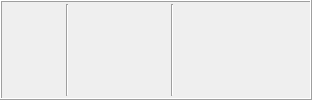
            <widget class="QFrame" name="horizontalFrame">
             <property name="sizePolicy">
              <sizepolicy hsizetype="Minimum" vsizetype="Preferred">
               <horstretch>0</horstretch>
               <verstretch>0</verstretch>
              </sizepolicy>
             </property>
             <property name="frameShape">
              <enum>QFrame::Box</enum>
             </property>
             <property name="frameShadow">
              <enum>QFrame::Raised</enum>
             </property>
             <layout class="QHBoxLayout" name="horizontalLayout_4">
              <property name="leftMargin">
               <number>0</number>
              </property>
              <property name="topMargin">
               <number>2</number>
              </property>
              <property name="rightMargin">
               <number>0</number>
              </property>
              <property name="bottomMargin">
               <number>2</number>
              </property>
              <item>
               <widget class="QToolButton" name="select_all_button">
                <property name="toolTip">
                 <string>Ignore all species</string>
                </property>
                <property name="statusTip">
                 <string>Ignore all species</string>
                </property>
                <property name="icon">
                 <iconset resource="../../../resources/base/resources.qrc">
                  <normaloff>:/icons/ui-check-box.png</normaloff>:/icons/ui-check-box.png</iconset>
                </property>
                <property name="iconSize">
                 <size>
                  <width>18</width>
                  <height>18</height>
                 </size>
                </property>
                <property name="autoRaise">
                 <bool>true</bool>
                </property>
               </widget>
              </item>
              <item>
               <widget class="QToolButton" name="deselect_all_button">
                <property name="toolTip">
                 <string>Consider all species</string>
                </property>
                <property name="statusTip">
                 <string>Consider all species</string>
                </property>
                <property name="text">
                 <string/>
                </property>
                <property name="icon">
                 <iconset resource="../../../resources/base/resources.qrc">
                  <normaloff>:/icons/ui-check-box-uncheck.png</normaloff>:/icons/ui-check-box-uncheck.png</iconset>
                </property>
                <property name="iconSize">
                 <size>
                  <width>18</width>
                  <height>18</height>
                 </size>
                </property>
                <property name="autoRaise">
                 <bool>true</bool>
                </property>
               </widget>
              </item>
              <item>
               <widget class="Line" name="line_6">
                <property name="orientation">
                 <enum>Qt::Vertical</enum>
                </property>
               </widget>
              </item>
              <item>
               <widget class="QToolButton" name="insert_above_species_button">
                <property name="toolTip">
                 <string>Add Species Above</string>
                </property>
                <property name="statusTip">
                 <string>Add Species Above</string>
                </property>
                <property name="text">
                 <string/>
                </property>
                <property name="icon">
                 <iconset resource="../../../resources/base/resources.qrc">
                  <normaloff>:/icons/table-insert-row-before.png</normaloff>:/icons/table-insert-row-before.png</iconset>
                </property>
                <property name="iconSize">
                 <size>
                  <width>18</width>
                  <height>18</height>
                 </size>
                </property>
                <property name="autoRaise">
                 <bool>true</bool>
                </property>
               </widget>
              </item>
              <item>
               <widget class="QToolButton" name="insert_below_species_button">
                <property name="sizePolicy">
                 <sizepolicy hsizetype="Maximum" vsizetype="Fixed">
                  <horstretch>0</horstretch>
                  <verstretch>0</verstretch>
                 </sizepolicy>
                </property>
                <property name="toolTip">
                 <string>Add Species Below</string>
                </property>
                <property name="statusTip">
                 <string>Add Species Below</string>
                </property>
                <property name="text">
                 <string/>
                </property>
                <property name="icon">
                 <iconset resource="../../../resources/base/resources.qrc">
                  <normaloff>:/icons/table-insert-row-after.png</normaloff>:/icons/table-insert-row-after.png</iconset>
                </property>
                <property name="iconSize">
                 <size>
                  <width>18</width>
                  <height>18</height>
                 </size>
                </property>
                <property name="autoRaise">
                 <bool>true</bool>
                </property>
               </widget>
              </item>
              <item>
               <widget class="QToolButton" name="remove_species_button">
                <property name="toolTip">
                 <string>Remove Species</string>
                </property>
                <property name="statusTip">
                 <string>Remove Species</string>
                </property>
                <property name="text">
                 <string/>
                </property>
                <property name="icon">
                 <iconset resource="../../../resources/base/resources.qrc">
                  <normaloff>:/icons/table-delete-row.png</normaloff>:/icons/table-delete-row.png</iconset>
                </property>
                <property name="iconSize">
                 <size>
                  <width>18</width>
                  <height>18</height>
                 </size>
                </property>
                <property name="autoRaise">
                 <bool>true</bool>
                </property>
               </widget>
              </item>
              <item>
               <widget class="Line" name="line_4">
                <property name="orientation">
                 <enum>Qt::Vertical</enum>
                </property>
               </widget>
              </item>
              <item>
               <widget class="QToolButton" name="move_up_species_button">
                <property name="toolTip">
                 <string>Move Species Up</string>
                </property>
                <property name="statusTip">
                 <string>Move Species Up</string>
                </property>
                <property name="text">
                 <string/>
                </property>
                <property name="icon">
                 <iconset resource="../../../resources/base/resources.qrc">
                  <normaloff>:/icons/row_up.png</normaloff>:/icons/row_up.png</iconset>
                </property>
                <property name="iconSize">
                 <size>
                  <width>18</width>
                  <height>18</height>
                 </size>
                </property>
                <property name="autoRaise">
                 <bool>true</bool>
                </property>
               </widget>
              </item>
              <item>
               <widget class="QToolButton" name="move_down_species_button">
                <property name="toolTip">
                 <string>Move Species Down</string>
                </property>
                <property name="statusTip">
                 <string>Move Species Down</string>
                </property>
                <property name="text">
                 <string/>
                </property>
                <property name="icon">
                 <iconset resource="../../../resources/base/resources.qrc">
                  <normaloff>:/icons/row_down.png</normaloff>:/icons/row_down.png</iconset>
                </property>
                <property name="iconSize">
                 <size>
                  <width>18</width>
                  <height>18</height>
                 </size>
                </property>
                <property name="autoRaise">
                 <bool>true</bool>
                </property>
               </widget>
              </item>
              <item>
               <spacer name="horizontalSpacer">
                <property name="orientation">
                 <enum>Qt::Horizontal</enum>
                </property>
                <property name="sizeHint" stdset="0">
                 <size>
                  <width>40</width>
                  <height>20</height>
                 </size>
                </property>
               </spacer>
              </item>
              <item>
               <widget class="QToolButton" name="edit_column_button">
                <property name="toolTip">
                 <string>Edit whole column</string>
                </property>
                <property name="statusTip">
                 <string>Edit whole column</string>
                </property>
                <property name="text">
                 <string/>
                </property>
                <property name="icon">
                 <iconset resource="../../../resources/base/resources.qrc">
                  <normaloff>:/icons/table--pencil.png</normaloff>:/icons/table--pencil.png</iconset>
                </property>
                <property name="iconSize">
                 <size>
                  <width>18</width>
                  <height>18</height>
                 </size>
                </property>
                <property name="autoRaise">
                 <bool>true</bool>
                </property>
               </widget>
              </item>
             </layout>
            </widget>
